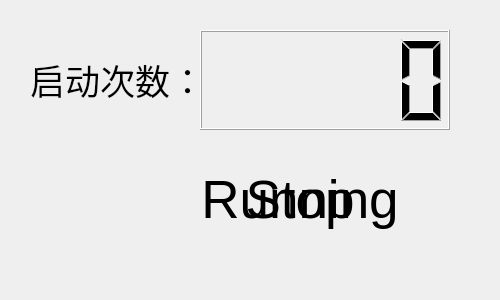
<?xml version="1.0" encoding="UTF-8"?>
<ui version="4.0">
 <class>Form</class>
 <widget class="QWidget" name="Form">
  <property name="windowModality">
   <enum>Qt::WindowModal</enum>
  </property>
  <property name="enabled">
   <bool>true</bool>
  </property>
  <property name="geometry">
   <rect>
    <x>0</x>
    <y>0</y>
    <width>500</width>
    <height>300</height>
   </rect>
  </property>
  <property name="minimumSize">
   <size>
    <width>500</width>
    <height>300</height>
   </size>
  </property>
  <property name="maximumSize">
   <size>
    <width>500</width>
    <height>300</height>
   </size>
  </property>
  <property name="font">
   <font>
    <pointsize>24</pointsize>
   </font>
  </property>
  <property name="windowTitle">
   <string>ModbusSlave</string>
  </property>
  <widget class="QLCDNumber" name="lcdNumber">
   <property name="geometry">
    <rect>
     <x>200</x>
     <y>30</y>
     <width>250</width>
     <height>100</height>
    </rect>
   </property>
   <property name="toolTipDuration">
    <number>-1</number>
   </property>
   <property name="smallDecimalPoint">
    <bool>false</bool>
   </property>
   <property name="intValue" stdset="0">
    <number>0</number>
   </property>
  </widget>
  <widget class="QLabel" name="label">
   <property name="geometry">
    <rect>
     <x>30</x>
     <y>30</y>
     <width>161</width>
     <height>100</height>
    </rect>
   </property>
   <property name="font">
    <font>
     <pointsize>26</pointsize>
    </font>
   </property>
   <property name="text">
    <string>启动次数：</string>
   </property>
  </widget>
  <widget class="QLabel" name="label_2">
   <property name="enabled">
    <bool>true</bool>
   </property>
   <property name="geometry">
    <rect>
     <x>150</x>
     <y>150</y>
     <width>300</width>
     <height>100</height>
    </rect>
   </property>
   <property name="font">
    <font>
     <pointsize>40</pointsize>
    </font>
   </property>
   <property name="autoFillBackground">
    <bool>false</bool>
   </property>
   <property name="text">
    <string>Stop</string>
   </property>
   <property name="alignment">
    <set>Qt::AlignCenter</set>
   </property>
  </widget>
  <widget class="QLabel" name="label_3">
   <property name="geometry">
    <rect>
     <x>150</x>
     <y>150</y>
     <width>300</width>
     <height>100</height>
    </rect>
   </property>
   <property name="sizePolicy">
    <sizepolicy hsizetype="Preferred" vsizetype="Preferred">
     <horstretch>0</horstretch>
     <verstretch>0</verstretch>
    </sizepolicy>
   </property>
   <property name="font">
    <font>
     <pointsize>40</pointsize>
    </font>
   </property>
   <property name="text">
    <string>Running</string>
   </property>
   <property name="alignment">
    <set>Qt::AlignCenter</set>
   </property>
  </widget>
  <widget class="QLabel" name="label_4">
   <property name="geometry">
    <rect>
     <x>60</x>
     <y>160</y>
     <width>85</width>
     <height>80</height>
    </rect>
   </property>
   <property name="focusPolicy">
    <enum>Qt::NoFocus</enum>
   </property>
   <property name="contextMenuPolicy">
    <enum>Qt::DefaultContextMenu</enum>
   </property>
   <property name="layoutDirection">
    <enum>Qt::LeftToRight</enum>
   </property>
   <property name="autoFillBackground">
    <bool>false</bool>
   </property>
   <property name="text">
    <string/>
   </property>
   <property name="pixmap">
    <pixmap>img/R.png</pixmap>
   </property>
   <property name="scaledContents">
    <bool>true</bool>
   </property>
  </widget>
  <widget class="QLabel" name="label_5">
   <property name="geometry">
    <rect>
     <x>60</x>
     <y>160</y>
     <width>85</width>
     <height>80</height>
    </rect>
   </property>
   <property name="text">
    <string/>
   </property>
   <property name="pixmap">
    <pixmap>img/G.png</pixmap>
   </property>
   <property name="scaledContents">
    <bool>true</bool>
   </property>
  </widget>
 </widget>
 <resources/>
 <connections/>
</ui>
